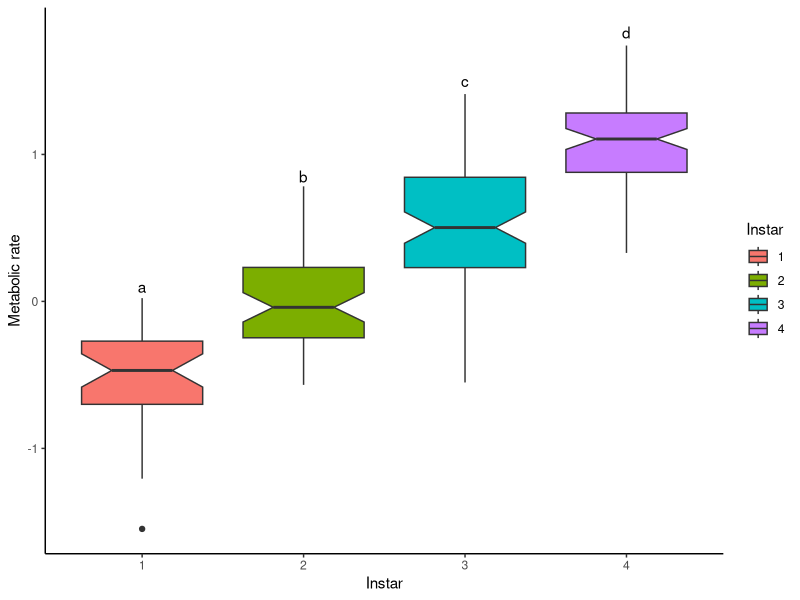

Recreate this plot in R. (Note: this script raises an error after producing the figure.)
## ---- chunk 1
knitr::opts_chunk$set(echo = TRUE)
## ---- chunk 2
library(tidyverse)
library(ggpubr)
library(corrplot)
## ---- chunk 3
ms_rate <- read_delim("ms_rate.csv", ";", 
                      escape_double = FALSE, trim_ws = TRUE)

ms_rate %>% 
  group_by(Instar) %>% 
  summarise(r_norm_dist = as.numeric(shapiro.test(LogMrate)[2]),
            r_norm_var = var(LogMrate)) 
 
ms_rate %>% 
  summarise(body_norm_dist = as.numeric(shapiro.test(LogBodySize)[2]),
            body_norm_var = var(LogBodySize))
## ---- chunk 4
mr.aov <- aov(LogMrate ~ as.factor(Instar), data = ms_rate)
summary(mr.aov)
## ---- chunk 5
TukeyHSD(mr.aov)
## ---- chunk 6
mr_box <- ggplot(data = ms_rate, aes(x = as.factor(Instar), y = LogMrate, 
                                     fill = as.factor(Instar))) +
  geom_boxplot(notch = TRUE) +
  annotate("text", x = 1, y = 0.1, label = "a") +
  annotate("text", x = 2, y = 0.85, label = "b") +
  annotate("text", x = 3, y = 1.5, label = "c") +
  annotate("text", x = 4, y = 1.83, label = "d") +
  labs(x = "Instar", y = "Metabolic rate", fill = "Instar") +
  theme_classic()
## ---- chunk 7
met_sub <- ms_rate %>% 
  select(-X1, -Computer, -BodySize, -CO2ppm, -Mrate)

met_norm <- met_sub %>% 
  gather(key = "variable") %>% 
  group_by(variable) %>% 
  summarise(variable_norm = as.numeric(shapiro.test(value)[2]))
## ---- chunk 8
tau_print <- paste0("tau = ", 
                  round(cor(x = met_sub$LogBodySize, met_sub$LogMrate, 
                            method = "kendall"),2))

plot_corr <- ggplot(data = ms_rate, aes(x = LogBodySize, y = LogMrate)) +
  geom_point() +
  geom_smooth(method = "lm", se = TRUE) +
  annotate("text", x = -2.2, y = 1.7, label = tau_print) +
  labs(x = "Body mass (g)", y = "Metabolic rate") +
  theme_classic()
## ---- chunk 9
met_lm <- lm(LogBodySize ~ LogMrate, data = ms_rate)
summary(met_lm)

slope <- round(met_lm$coef[2], 3)
# p.val <- round(coefficients(summary(met_lm))[2, 4], 3) # approx 0 so...
p.val <- 0.001
r2 <- round(summary(met_lm)$r.squared, 3)

plot_lm <- ggplot(data = ms_rate, aes(x = LogBodySize, y = LogMrate)) +
  geom_point() +
  annotate("text", x = -2.5, y = 1.9, label = paste0("slope == ", 
                                                     slope, "~(min/min)"),
           parse = TRUE, hjust = 0) +
  annotate("text", x = -2.5, y = 1.7, label = paste0("italic(p) < ", p.val),
           parse = TRUE, hjust = 0) +
  annotate("text", x = -2.5, y = 1.5, label = paste0("italic(r)^2 == ", r2), 
           parse = TRUE, hjust = 0) +
  stat_smooth(method = "lm") +
  labs(x = "Body mass (g)", y = "Metabolic rate") +
  theme_classic()
## ---- chunk 10
ms_rate_scale <- ms_rate %>% 
  mutate(scale = (Mrate)^(-1/4))
ms_rate_scale

scale_lm <- lm(LogBodySize ~ scale, data = ms_rate_scale)
summary(scale_lm)

slope1 <- round(scale_lm$coef[2], 3)
# p.val <- round(coefficients(summary(met_lm))[2, 4], 3) # approx 0 so...
p.val <- 0.001
r2.1 <- round(summary(scale_lm)$r.squared, 3)

scale_plot_lm <- ggplot(data = ms_rate_scale, aes(x = LogBodySize, y = scale)) +
  geom_point() +
  annotate("text", x = -0.7, y = 2.2, label = paste0("slope == ",
                                                     slope1, "~(min/min)"), 
           parse = TRUE, hjust = 0) +
  annotate("text", x = -0.7, y = 2.0, label = paste0("italic(p) < ", p.val), 
           parse = TRUE, hjust = 0) +
  annotate("text", x = -0.7, y = 1.8, label = paste0("italic(r)^2 == ", r2.1), 
           parse = TRUE, hjust = 0) +
  stat_smooth(method = "lm") +
  labs(x = "Body mass (g)", y = "Metabolic rate^(-1/4)") +
  theme_classic()
## ---- chunk 11
#                   Df Sum Sq Mean Sq F value Pr(>F)    
# as.factor(Instar)   3  76.40  25.467   177.5 <2e-16 ***
#  Residuals         252  36.16   0.143                   
# ---
#  Signif. codes:  0 '***' 0.001 '**' 0.01 '*' 0.05 '.' 0.1 ' ' 1 

#  Tukey multiple comparisons of means
#    95% family-wise confidence level

# Fit: aov(formula = LogMrate ~ as.factor(Instar), data = trans_met_co2)

# $`as.factor(Instar)`
#         diff       lwr       upr p adj
# 2-1 0.5188665 0.3081781 0.7295549     0
# 3-1 1.0446237 0.8471220 1.2421254     0
# 4-1 1.5881065 1.3894877 1.7867254     0
# 5-1 2.1872647 1.9700206 2.4045087     0
# 3-2 0.5257572 0.3555118 0.6960026     0
# 4-2 1.0692400 0.8976999 1.2407801     0
# 5-2 1.6683982 1.4755990 1.8611974     0
# 4-3 0.5434828 0.3884236 0.6985420     0
# 5-3 1.1426410 0.9643466 1.3209353     0
# 5-4 0.5991581 0.4196271 0.7786892     0
## ---- chunk 12
#	Kendall's rank correlation tau

# data:  ms_rate$LogBodySize and ms_rate$LogMrate
# z = 19.413, p-value < 2.2e-16
# alternative hypothesis: true tau is not equal to 0
# sample estimates:
#       tau 
# 0.8158754 
## ---- chunk 13
# Residuals:
#      Min       1Q   Median       3Q      Max 
# -0.53597 -0.13291 -0.00608  0.12745  0.51528 

# Coefficients:
#             Estimate Std. Error t value Pr(>|t|)    
# (Intercept) -1.39154    0.01466  -94.92   <2e-16 ***
# LogMrate     1.02881    0.01854   55.49   <2e-16 ***
# ---
# Signif. codes:  0 '***' 0.001 '**' 0.01 '*' 0.05 '.' 0.1 ' ' 1

# Residual standard error: 0.1967 on 254 degrees of freedom
# Multiple R-squared:  0.9238,	Adjusted R-squared:  0.9235 
# F-statistic:  3079 on 1 and 254 DF,  p-value: < 2.2e-16
## ---- chunk 14
#             LogBodySize    Instar  LogMrate
# LogBodySize   1.0000000 0.7033767 0.8158754
# Instar        0.7033767 1.0000000 0.6727636
# LogMrate      0.8158754 0.6727636 1.0000000
## ---- chunk 15
# Residuals:
#      Min       1Q   Median       3Q      Max 
# -0.58645 -0.19324 -0.03378  0.15604  1.61403 

# Coefficients:
#             Estimate Std. Error t value Pr(>|t|)    
# (Intercept)  0.70092    0.04492   15.60   <2e-16 ***
# scale       -1.96258    0.04964  -39.54   <2e-16 ***
# ---
# Signif. codes:  0 '***' 0.001 '**' 0.01 '*' 0.05 '.' 0.1 ' ' 1

# Residual standard error: 0.2664 on 254 degrees of freedom
# Multiple R-squared:  0.8602,	Adjusted R-squared:  0.8597 
# F-statistic:  1563 on 1 and 254 DF,  p-value: < 2.2e-16
## ---- chunk 16
mr_box
## ---- chunk 17
plot_corr
## ---- chunk 18
plot_lm
## ---- chunk 19
met_sub <- ms_rate %>% 
  select(-X1, -Computer, -BodySize, -CO2ppm, -Mrate)

corr <- cor(met_sub, method = "kendall")
corr

(corrplot(corr, type = "upper",
          tl.col = "black", addCoef.col = "grey70"))
## ---- chunk 20
scale_plot_lm
